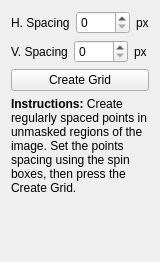
              <widget class="QWidget" name="RegularGridPage">
               <property name="geometry">
                <rect>
                 <x>0</x>
                 <y>0</y>
                 <width>149</width>
                 <height>262</height>
                </rect>
               </property>
               <attribute name="icon">
                <iconset>
                 <normaloff>icons/draw-grid.svg</normaloff>icons/draw-grid.svg</iconset>
               </attribute>
               <attribute name="label">
                <string>Regular Grid</string>
               </attribute>
               <layout class="QVBoxLayout" name="verticalLayout_4">
                <item>
                 <layout class="QHBoxLayout" name="horizontalLayout_8">
                  <item>
                   <widget class="QLabel" name="labelHorzSpacing">
                    <property name="text">
                     <string>H. Spacing</string>
                    </property>
                   </widget>
                  </item>
                  <item>
                   <widget class="QSpinBox" name="spinboxHorizGridSpacing">
                    <property name="maximum">
                     <number>1000</number>
                    </property>
                   </widget>
                  </item>
                  <item>
                   <widget class="QLabel" name="labelHorzSpacingWorldUnits">
                    <property name="text">
                     <string>px</string>
                    </property>
                   </widget>
                  </item>
                 </layout>
                </item>
                <item>
                 <layout class="QHBoxLayout" name="horizontalLayout_9">
                  <item>
                   <widget class="QLabel" name="labelVertSpacing">
                    <property name="text">
                     <string>V. Spacing</string>
                    </property>
                   </widget>
                  </item>
                  <item>
                   <widget class="QSpinBox" name="spinboxVertGridSpacing">
                    <property name="maximum">
                     <number>1000</number>
                    </property>
                   </widget>
                  </item>
                  <item>
                   <widget class="QLabel" name="labelVertSpacingWorldUnits">
                    <property name="text">
                     <string>px</string>
                    </property>
                   </widget>
                  </item>
                 </layout>
                </item>
                <item>
                 <widget class="QPushButton" name="buttonCreateGrid">
                  <property name="toolTip">
                   <string>Create grid using specified mask and spacing</string>
                  </property>
                  <property name="text">
                   <string>Create Grid</string>
                  </property>
                 </widget>
                </item>
                <item>
                 <widget class="QLabel" name="label_GridInstructions">
                  <property name="text">
                   <string>&lt;html&gt;&lt;head/&gt;&lt;body&gt;&lt;p&gt;&lt;span style=&quot; font-weight:700;&quot;&gt;Instructions:&lt;/span&gt; Create regularly spaced points in unmasked regions of the image. Set the points spacing using the spin boxes, then press the Create Grid.&lt;/p&gt;&lt;/body&gt;&lt;/html&gt;</string>
                  </property>
                  <property name="wordWrap">
                   <bool>true</bool>
                  </property>
                 </widget>
                </item>
                <item>
                 <spacer name="verticalSpacer_5">
                  <property name="orientation">
                   <enum>Qt::Vertical</enum>
                  </property>
                  <property name="sizeHint" stdset="0">
                   <size>
                    <width>20</width>
                    <height>40</height>
                   </size>
                  </property>
                 </spacer>
                </item>
               </layout>
              </widget>
